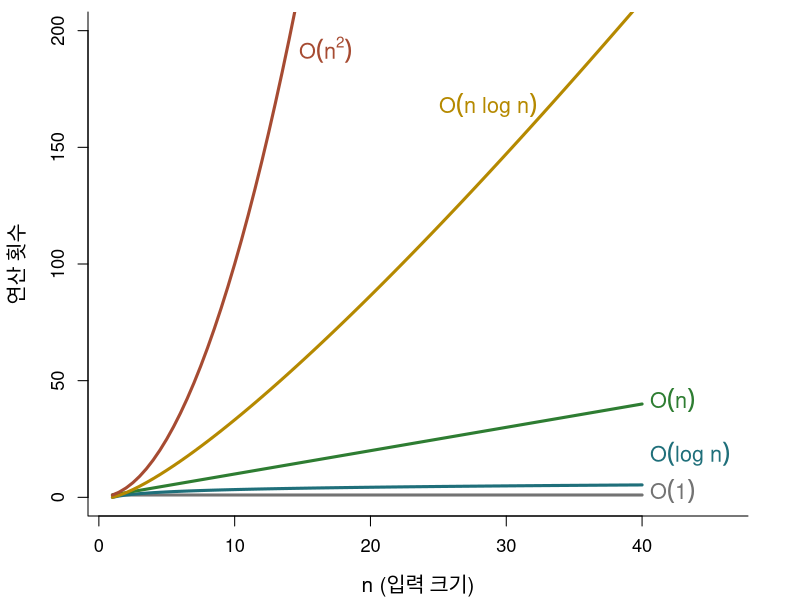

R code for this plot:
## ---- chunk 1
library(knitr)

# 슬라이드는 폭이 좁다. 출력 폭을 46자로 접는다.
options(linewidth = 46, width = 46)
hook_output <- knitr::knit_hooks$get("output")
knit_hooks$set(output = function(x, options) {
  if (!is.null(n <- options$linewidth)) {
    x <- knitr:::split_lines(x)
    if (any(nchar(x) > n)) x <- strwrap(x, width = n)
    x <- paste(x, collapse = "\n")
  }
  hook_output(x, options)
})
## ---- chunk 2
half_count <- function(pages) {
  count <- 0
  while (pages > 1) {
    pages <- ceiling(pages / 2)   # 없는 쪽 절반을 버림
    count <- count + 1
  }
  count
}
sapply(c(1000, 10000, 1e6), half_count)
## ---- chunk 3
clean_room <- function(n_row, n_col) {
  visit <- matrix(0L, n_row, n_col)  # 청소 순서
  step <- 0L
  for (i in seq_len(n_row)) {          # 1. 한 줄씩
    cols <- seq_len(n_col)
    if (i %% 2 == 0) cols <- rev(cols) # 3. 방향 반대로
    for (j in cols) {                  # 2. 줄 끝까지
      step <- step + 1L
      visit[i, j] <- step
    }
  }
  visit                                # 4. 멈춤
}
clean_room(4, 6)
## ---- chunk 4
prealloc_vec <- function(n) {
  x <- numeric(n)
  for (i in seq_len(n)) x[i] <- i
  x
}
grow_vec <- function(n) {
  x <- NULL
  for (i in seq_len(n)) x <- c(x, i)
  x
}
## ---- chunk 5
identical(prealloc_vec(1000), as.numeric(grow_vec(1000)))
## ---- chunk 6
#| output-location: fragment
n <- 50000
data.frame(
  방식 = c("사전 할당", "이어 붙이기"),
  초 = c(system.time(prealloc_vec(n))[["elapsed"]],
         system.time(grow_vec(n))[["elapsed"]])
)
## ---- chunk 7
n <- c(10, 100, 1000, 1e6)
fmt <- function(x) format(x, big.mark = ",", scientific = FALSE)
tab <- data.frame(
  n = fmt(n),
  o1 = c("1", "1", "1", "1"),
  ologn = c("3", "7", "10", "20"),
  on = fmt(n),
  onlogn = fmt(round(n * log2(n))),
  on2 = c(fmt(n[1:3]^2), "1e+12"),
  o2n = c("1,024", "1.3e+30", "1.1e+301", "9.9e+301029")
)
names(tab) <- c("n", "O(1)", "O(log n)", "O(n)", "O(n log n)", "O(n^2)", "O(2^n)")
kable(tab, align = rep("r", 7))
## ---- chunk 8
op <- par(mar = c(4.2, 4.4, 0.6, 2.6))
nn <- seq(1, 40, by = 0.5)
plot(range(nn), c(0, 200), xlim = c(1, 46), type = "n", xlab = "n (입력 크기)",
     ylab = "연산 횟수", bty = "l", cex.lab = 1.25, cex.axis = 1.1)
lines(nn, rep(1, length(nn)), lwd = 3, col = "grey45")
lines(nn, log2(nn), lwd = 3, col = "#1F6F7A")
lines(nn, nn, lwd = 3, col = "#2E7D32")
lines(nn, nn * log2(nn), lwd = 3, col = "#B58900")
lines(nn, nn^2, lwd = 3, col = "#A64B32")
text(40, 1, expression(O(1)), pos = 4, offset = 0.4, col = "grey45", cex = 1.3)
text(40, 17, expression(O(log~n)), pos = 4, offset = 0.4, col = "#1F6F7A", cex = 1.3)
text(40, 40, expression(O(n)), pos = 4, offset = 0.4, col = "#2E7D32", cex = 1.3)
text(33, 33 * log2(33), expression(O(n~log~n)), pos = 2, col = "#B58900", cex = 1.3)
text(14, 190, expression(O(n^2)), pos = 4, col = "#A64B32", cex = 1.3)
par(op)
## ---- chunk 9
recursive_sum <- function(n) {
  if (n == 1) return(n)     # 종료 조건
  n + recursive_sum(n - 1)  # 재귀 단계
}
recursive_sum(3)
## ---- chunk 10
#| output-location: fragment
tryCatch(recursive_sum(0),
         error = function(e) cat("오류:", conditionMessage(e), "\n"))
## ---- chunk 11
recursive_sum2 <- function(n) {
  if (n <= 1) return(n)          # 경계 조건을 포함한다
  n + recursive_sum2(n - 1)
}
c(recursive_sum2(0), recursive_sum2(1), recursive_sum2(100))
## ---- chunk 12
#| output-location: fragment
recursive_sum2(1000)                     # 정상적으로 동작한다

tryCatch(recursive_sum2(5000),           # 중첩 한계
         error = function(e) cat("오류:", conditionMessage(e), "\n"))
## ---- chunk 13
#| output-location: column
move_hanoi <- function(k, from, to, via) {
  if (k == 1) {
    cat(sprintf("원판 1: %s -> %s\n", from, to))
  } else {
    move_hanoi(k - 1, from, via, to)                    # 1. 위쪽 n-1 개
    cat(sprintf("원판 %d: %s -> %s\n", k, from, to))     # 2. 가장 큰 원판
    move_hanoi(k - 1, via, to, from)                    # 3. 나머지 n-1 개
  }
}
move_hanoi(3, "A", "C", "B")
## ---- chunk 14
linear_search <- function(target, vec) {
  for (i in seq_along(vec)) {
    if (vec[i] == target) return(i)
  }
  NA_integer_
}
## ---- chunk 15
binary_search <- function(target, ovec) {
  lo <- 1L; hi <- length(ovec)
  while (lo <= hi) {
    mid <- (lo + hi) %/% 2L
    if (ovec[mid] == target) return(mid)
    if (ovec[mid] > target) hi <- mid - 1L
    else lo <- mid + 1L
  }
  NA_integer_
}
## ---- chunk 16
rbinary_search <- function(target, ovec, minL, maxL) {
  if (maxL <= minL) return(NA_integer_)
  midL <- floor((minL + maxL) / 2)
  if (ovec[midL] > target) {
    rbinary_search(target, ovec, minL, midL - 1)
  } else if (ovec[midL] < target) {
    rbinary_search(target, ovec, midL + 1, maxL)
  } else {
    return(midL)
  }
}
set.seed(1)
x <- sort(sample(1:100, 20))
## ---- chunk 17
#| output-location: fragment
found <- vapply(seq_along(x), function(i) {
  r <- rbinary_search(x[i], x, 1, length(x))
  if (is.na(r)) NA_integer_ else as.integer(r)
}, integer(1))

c(전체 = length(x), 찾지_못함 = sum(is.na(found)))
## ---- chunk 18
rbinary_search2 <- function(target, ovec, lo = 1L, hi = length(ovec)) {
  if (lo > hi) return(NA_integer_)          # 탐색 범위가 비었을 때만 종료
  mid <- (lo + hi) %/% 2L
  if (ovec[mid] == target) mid
  else if (ovec[mid] > target) rbinary_search2(target, ovec, lo, mid - 1L)
  else rbinary_search2(target, ovec, mid + 1L, hi)
}

all(vapply(seq_along(x), function(i) as.integer(rbinary_search2(x[i], x)),
           integer(1)) == seq_along(x))
## ---- chunk 19
count_linear <- function(target, vec) {
  n <- 0L
  for (i in seq_along(vec)) { n <- n + 1L; if (vec[i] == target) return(n) }
  n
}
count_binary <- function(target, ovec) {
  lo <- 1L; hi <- length(ovec); n <- 0L
  while (lo <= hi) {
    n <- n + 1L
    mid <- (lo + hi) %/% 2L
    if (ovec[mid] == target) return(n)
    if (ovec[mid] > target) hi <- mid - 1L else lo <- mid + 1L
  }
  n
}
set.seed(1)
sizes <- c(100, 1000, 10000)
cmp <- t(sapply(sizes, function(n) {
  v <- seq_len(n); ks <- sample(v, 100)
  c(선형 = mean(sapply(ks, count_linear, vec = v)),
    이진 = mean(sapply(ks, count_binary, ovec = v)))
}))
kable(data.frame(n = format(sizes, big.mark = ","), round(cmp, 1)), align = "r")
## ---- chunk 20
bubble_sort <- function(x) {
  n <- length(x)
  if (n < 2) return(x)
  for (i in seq_len(n - 1)) {
    for (j in seq_len(n - i)) {
      if (x[j] > x[j + 1]) {
        temp <- x[j]
        x[j] <- x[j + 1]
        x[j + 1] <- temp
      }
    }
  }
  x
}
## ---- chunk 21
insertion_sort <- function(x) {
  n <- length(x)
  if (n < 2) return(x)
  for (i in 2:n) {
    key <- x[i]                   # 끼워 넣을 값
    j <- i - 1
    while (j >= 1 && x[j] > key) {
      x[j + 1] <- x[j]            # 큰 값을 뒤로 민다
      j <- j - 1
    }
    x[j + 1] <- key
  }
  x
}
## ---- chunk 22
smerge <- function(left, right) {
  temp <- numeric(length(left) + length(right))
  l <- r <- 1L
  for (i in seq_along(temp)) {
    if (r > length(right) ||
        (l <= length(left) && left[l] <= right[r])) {
      temp[i] <- left[l]; l <- l + 1L
    } else {
      temp[i] <- right[r]; r <- r + 1L
    }
  }
  temp
}
merge_sort <- function(x) {
  n <- length(x)
  if (n <= 1) return(x)                 # 종료 조건
  mid <- n %/% 2L
  smerge(merge_sort(x[1:mid]), merge_sort(x[(mid + 1):n]))
}
## ---- chunk 23
quick_sort <- function(x) {
  if (length(x) <= 1) return(x)   # 종료 조건
  pivot <- x[1]                   # 기준값
  c(quick_sort(x[x < pivot]),     # 작은 무리
    x[x == pivot],
    quick_sort(x[x > pivot]))     # 큰 무리
}
## ---- chunk 24
quick_trace <- function(x, depth = 0) {
  if (length(x) <= 1) return(x)
  pivot <- x[1]
  small <- x[x < pivot]
  big <- x[x > pivot]
  cat(strrep("  ", depth), "[", paste(small, collapse = " "), "] ", pivot,
      " [", paste(big, collapse = " "), "]\n", sep = "")
  c(quick_trace(small, depth + 1), x[x == pivot], quick_trace(big, depth + 1))
}
## ---- chunk 25
res <- quick_trace(c(5, 3, 8, 1, 9, 2, 7))
## ---- chunk 26
res <- quick_trace(1:6)
## ---- chunk 27
#| output-location: fragment
set.seed(1)
identical(quick_sort(sample(5000)), 1:5000)
tryCatch(quick_sort(1:5000),
         error = function(e) conditionMessage(e))
## ---- chunk 28
bubble_count <- function(x) {
  n <- length(x); cnt <- 0
  for (i in seq_len(n - 1)) for (j in seq_len(n - i)) {
    cnt <- cnt + 1
    if (x[j] > x[j + 1]) { temp <- x[j]; x[j] <- x[j + 1]; x[j + 1] <- temp }
  }
  cnt
}
insertion_count <- function(x) {
  n <- length(x); cnt <- 0
  if (n < 2) return(cnt)
  for (i in 2:n) {
    key <- x[i]; j <- i - 1
    while (j >= 1) {
      cnt <- cnt + 1
      if (x[j] <= key) break
      x[j + 1] <- x[j]; j <- j - 1
    }
    x[j + 1] <- key
  }
  cnt
}
merge_count <- function(x) {
  sort_count <- function(x) {
    n <- length(x)
    if (n <= 1) return(list(x = x, cnt = 0))
    mid <- n %/% 2L
    a <- sort_count(x[1:mid]); b <- sort_count(x[(mid + 1):n])
    left <- a$x; right <- b$x
    out <- numeric(n); l <- r <- 1L; cnt <- a$cnt + b$cnt
    for (i in seq_len(n)) {
      both <- l <= length(left) && r <= length(right)
      if (both) cnt <- cnt + 1
      if ((both && left[l] <= right[r]) || r > length(right)) {
        out[i] <- left[l]; l <- l + 1L
      } else {
        out[i] <- right[r]; r <- r + 1L
      }
    }
    list(x = out, cnt = cnt)
  }
  sort_count(x)$cnt
}
quick_count <- function(x) {
  if (length(x) <= 1) return(0)
  pivot <- x[1]
  (length(x) - 1) + quick_count(x[x < pivot]) + quick_count(x[x > pivot])
}
set.seed(1234)
sizes <- c(500, 1000, 2000)
cnt <- t(sapply(sizes, function(n) {
  v <- sample(n)
  c(bubble_count(v), insertion_count(v), merge_count(v), quick_count(v))
}))
f2 <- function(x) format(x, big.mark = ",", scientific = FALSE)
kable(data.frame(
  n = f2(sizes),
  버블 = f2(cnt[, 1]),
  `n(n-1)/2` = f2(sizes * (sizes - 1) / 2),
  삽입 = f2(cnt[, 2]),
  `n²/4` = f2(sizes^2 / 4),
  병합 = f2(cnt[, 3]),
  퀵 = f2(cnt[, 4]),
  `n log₂n` = f2(round(sizes * log2(sizes))),
  check.names = FALSE), align = "r")
## ---- chunk 29
set.seed(1234)
tm <- t(sapply(sizes, function(n) {
  v <- sample(n)
  c(버블 = system.time(bubble_sort(v))[["elapsed"]],
    삽입 = system.time(insertion_sort(v))[["elapsed"]],
    병합 = system.time(merge_sort(v))[["elapsed"]],
    퀵 = system.time(quick_sort(v))[["elapsed"]])
}))
kable(data.frame(n = f2(sizes), tm), align = "r")
## ---- chunk 30
set.seed(1234)
n <- 1000
inputs <- list(무작위 = sample(n), 정렬됨 = 1:n, 역순 = n:1)
tab <- t(sapply(inputs, function(v) {
  c(버블 = bubble_count(v), 삽입 = insertion_count(v),
    병합 = merge_count(v), 퀵 = quick_count(v))
}))
kable(data.frame(입력 = names(inputs), apply(tab, 2, f2),
                 check.names = FALSE), align = "lrrrr", row.names = FALSE)
## ---- chunk 31
newton_raphson <- function(FUN, x0 = 1, max_iters = 5000,
                           tol = 1e-9, range = c(-Inf, Inf)) {
  grads <- deriv(as.expression(body(FUN)), "x", function.arg = TRUE)
  iters <- 1L; gap <- Inf
  while (iters < max_iters && abs(gap) > tol) {
    slope <- attr(grads(x0), "gradient")
    if (slope == 0) stop("미분계수가 0이므로 다음 근사값을 계산할 수 없다.")
    x_new <- x0 - FUN(x0) / slope
    if (x_new <= range[1]) x_new <- range[1]
    if (x_new >= range[2]) x_new <- range[2]
    gap <- FUN(x_new); iters <- iters + 1L; x0 <- x_new
  }
  list(solution = x_new, iteration = iters, value = FUN(x_new))
}
f <- function(x) 5 * x^3 - 7 * x^2 - 40 * x + 100
## ---- chunk 32
f <- function(x) 5 * x^3 - 7 * x^2 - 40 * x + 100
unlist(newton_raphson(f, x0 = 1, range = c(-10, 10)))
## ---- chunk 33
#| output-location: fragment
roots <- polyroot(c(100, -40, -7, 5))
Re(roots)[abs(Im(roots)) < 1e-8]        # 허수부가 0인 것만 실근
## ---- chunk 34
inits <- c(-5, -1, 0, 1, 5)
res <- t(sapply(inits, function(x0) {
  r <- newton_raphson(f, x0 = x0, range = c(-10, 10))
  c(초기값 = x0, 해 = round(r$solution, 6), 반복 = r$iteration)
}))
kable(res, align = "r")
## ---- chunk 35
fp <- function(x) 15 * x^2 - 14 * x - 40
D(body(f), "x")      # 손으로 구한 f' 과 대조
## ---- chunk 36
inits <- c(-5, -1, 0, 1, 5)
opt <- t(sapply(inits, function(x0) {
  r <- newton_raphson(fp, x0 = x0)
  c(r$solution, r$iteration)
}))
d2 <- 30 * opt[, 1] - 14
kable(data.frame(초기값 = inits, 해 = sprintf("%.4f", opt[, 1]), 반복 = opt[, 2],
                 `f''(해)` = sprintf("%.2f", d2),
                 판정 = ifelse(d2 > 0, "극소", "극대"),
                 check.names = FALSE), align = "rrrrc")
## ---- chunk 37
X <- cbind(1, mtcars$wt)      # 첫 열 = 절편
y <- mtcars$mpg
nr_step_ls <- function(beta, X, y) {
  g <- -2 * t(X) %*% (y - X %*% beta)
  H <- 2 * t(X) %*% X          # beta 가 없다
  as.vector(beta - solve(H, g))
}
nr_step_ls(c(0, 0), X, y)
nr_step_ls(c(100, -50), X, y)
## ---- chunk 38
#| output-location: fragment
coef(lm(mpg ~ wt, data = mtcars))
## ---- chunk 39
logistic_nr <- function(X, y, beta = rep(0, ncol(X)),
                        tol = 1e-8, max_iters = 50) {
  for (iter in seq_len(max_iters)) {
    p <- as.vector(1 / (1 + exp(-X %*% beta)))
    g <- t(X) %*% (y - p)                 # 기울기
    H <- -t(X) %*% (X * (p * (1 - p)))    # 헤세 행렬
    step <- as.vector(solve(H, g))
    beta <- beta - step
    if (max(abs(step)) < tol) break
  }
  list(beta = beta, iter = iter)
}
logistic_nr(X, mtcars$am)
## ---- chunk 40
loglik <- function(beta, X, y) {
  p <- as.vector(1 / (1 + exp(-X %*% beta)))
  sum(y * log(p) + (1 - y) * log(1 - p))
}
beta <- c(0, 0); yb <- mtcars$am; hist <- NULL
for (iter in 1:50) {
  p <- as.vector(1 / (1 + exp(-X %*% beta)))
  step <- as.vector(solve(-t(X) %*% (X * (p * (1 - p))), t(X) %*% (yb - p)))
  beta <- beta - step
  hist <- rbind(hist, data.frame(
    반복 = iter, b0 = sprintf("%.6f", beta[1]), b1 = sprintf("%.6f", beta[2]),
    로그가능도 = sprintf("%.6f", loglik(beta, X, yb)),
    갱신폭 = sprintf("%.1e", max(abs(step)))))
  if (max(abs(step)) < 1e-8) break
}
kable(hist, align = "rrrrr")
## ---- chunk 41
#| output-location: fragment
fit <- glm(am ~ wt, family = binomial,
           data = mtcars)
coef(fit)
## ---- chunk 42
gd_ls <- function(X, y, eta, beta = c(0, 0), tol = 1e-6, max_iters = 1e5) {
  n <- nrow(X)
  for (iter in seq_len(max_iters)) {
    g <- as.vector(-2 / n * t(X) %*% (y - X %*% beta))
    if (sqrt(sum(g^2)) < tol) break
    beta <- beta - eta * g
    if (max(abs(beta)) > 1e6) return(c(eta, NA, NA, NA))
  }
  c(eta, iter, beta)
}
res <- t(sapply(c(0.01, 0.05, 0.08, 0.09), function(eta) gd_ls(X, y, eta)))
kable(data.frame(학습률 = res[, 1],
                 걸음 = ifelse(is.na(res[, 2]), "발산", f2(res[, 2])),
                 b0 = ifelse(is.na(res[, 3]), "", sprintf("%.4f", res[, 3])),
                 b1 = ifelse(is.na(res[, 4]), "", sprintf("%.4f", res[, 4]))),
      align = "rrrr")
## ---- chunk 43
# 생성: Claude Opus 5, 2026-09-11. 수정 없이 그대로 수록.
binary_search_rec <- function(vec, target, lo = 1, hi = length(vec)) {
  if (lo > hi) return(NA_integer_)
  mid <- (lo + hi) %/% 2
  if (vec[mid] == target) return(mid)
  else if (vec[mid] > target) binary_search_rec(vec, target, lo, mid - 1)
  else binary_search_rec(vec, target, mid + 1, hi)
}
## ---- chunk 44
#| output-location: fragment
v <- seq(1, 40, by = 3)
# 1. 전수 검사
c1 <- all(vapply(seq_along(v), function(i) as.integer(binary_search_rec(v, v[i])),
                 integer(1)) == seq_along(v))
# 2. 경계 사례: 빈 벡터, 길이 1인 벡터, 존재하지 않는 값
c2 <- all(is.na(c(binary_search_rec(numeric(0), 5), binary_search_rec(7, 9))))
# 3. 무작위 대조: 정답이 알려진 which() 와 500회 대조
set.seed(20260911)
c3 <- all(replicate(500, {
  w <- sort(sample(1:200, sample(1:60, 1)))
  k <- sample(1:200, 1)
  got <- binary_search_rec(w, k); want <- which(w == k)
  if (length(want) == 0) is.na(got) else (!is.na(got) && got %in% want)
}))

c(전수검사 = c1, 경계사례 = c2, 무작위대조 = c3)
## ---- chunk 45
#| output-location: fragment
d <- c(1, 3, 3, 3, 5, 7)
c(이_구현 = binary_search_rec(d, 3), R의_match = match(3, d))   # 중복값

u <- c(19, 7, 2, 15, 10)                                        # 정렬 안 된 입력
c(반환 = binary_search_rec(u, 19), 실제_위치 = which(u == 19))
